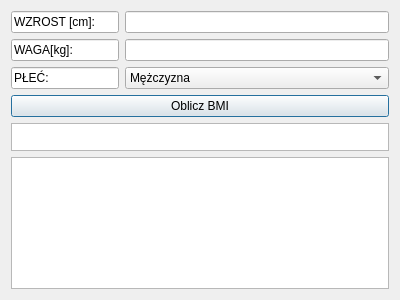
<?xml version="1.0" encoding="UTF-8"?>
<ui version="4.0">
 <class>BMI</class>
 <widget class="QDialog" name="BMI">
  <property name="geometry">
   <rect>
    <x>0</x>
    <y>0</y>
    <width>400</width>
    <height>300</height>
   </rect>
  </property>
  <property name="windowTitle">
   <string>Dialog</string>
  </property>
  <layout class="QFormLayout" name="formLayout">
   <item row="0" column="0">
    <widget class="QLineEdit" name="lineEdit_3">
     <property name="text">
      <string>WZROST [cm]:</string>
     </property>
     <property name="readOnly">
      <bool>true</bool>
     </property>
    </widget>
   </item>
   <item row="0" column="1">
    <widget class="QLineEdit" name="WZROSTline">
     <property name="alignment">
      <set>Qt::AlignRight|Qt::AlignTrailing|Qt::AlignVCenter</set>
     </property>
    </widget>
   </item>
   <item row="1" column="0">
    <widget class="QLineEdit" name="lineEdit_4">
     <property name="text">
      <string>WAGA[kg]:</string>
     </property>
     <property name="readOnly">
      <bool>true</bool>
     </property>
    </widget>
   </item>
   <item row="1" column="1">
    <widget class="QLineEdit" name="WAGAline">
     <property name="alignment">
      <set>Qt::AlignRight|Qt::AlignTrailing|Qt::AlignVCenter</set>
     </property>
    </widget>
   </item>
   <item row="2" column="0">
    <widget class="QLineEdit" name="lineEdit_5">
     <property name="enabled">
      <bool>true</bool>
     </property>
     <property name="text">
      <string>PŁEĆ:</string>
     </property>
     <property name="readOnly">
      <bool>true</bool>
     </property>
    </widget>
   </item>
   <item row="2" column="1">
    <widget class="QComboBox" name="KorM">
     <property name="sizePolicy">
      <sizepolicy hsizetype="Preferred" vsizetype="Maximum">
       <horstretch>0</horstretch>
       <verstretch>0</verstretch>
      </sizepolicy>
     </property>
     <item>
      <property name="text">
       <string>Mężczyzna</string>
      </property>
     </item>
     <item>
      <property name="text">
       <string>Kobieta</string>
      </property>
     </item>
    </widget>
   </item>
   <item row="4" column="0" colspan="2">
    <widget class="QPushButton" name="liczBMI">
     <property name="text">
      <string>Oblicz BMI</string>
     </property>
    </widget>
   </item>
   <item row="5" column="0" colspan="2">
    <widget class="QTextEdit" name="displayBMI">
     <property name="maximumSize">
      <size>
       <width>16777215</width>
       <height>28</height>
      </size>
     </property>
     <property name="readOnly">
      <bool>true</bool>
     </property>
    </widget>
   </item>
   <item row="6" column="0" colspan="2">
    <widget class="QTextEdit" name="displayINFO">
     <property name="sizePolicy">
      <sizepolicy hsizetype="Minimum" vsizetype="Expanding">
       <horstretch>0</horstretch>
       <verstretch>0</verstretch>
      </sizepolicy>
     </property>
     <property name="readOnly">
      <bool>true</bool>
     </property>
    </widget>
   </item>
  </layout>
 </widget>
 <resources/>
 <connections/>
</ui>
